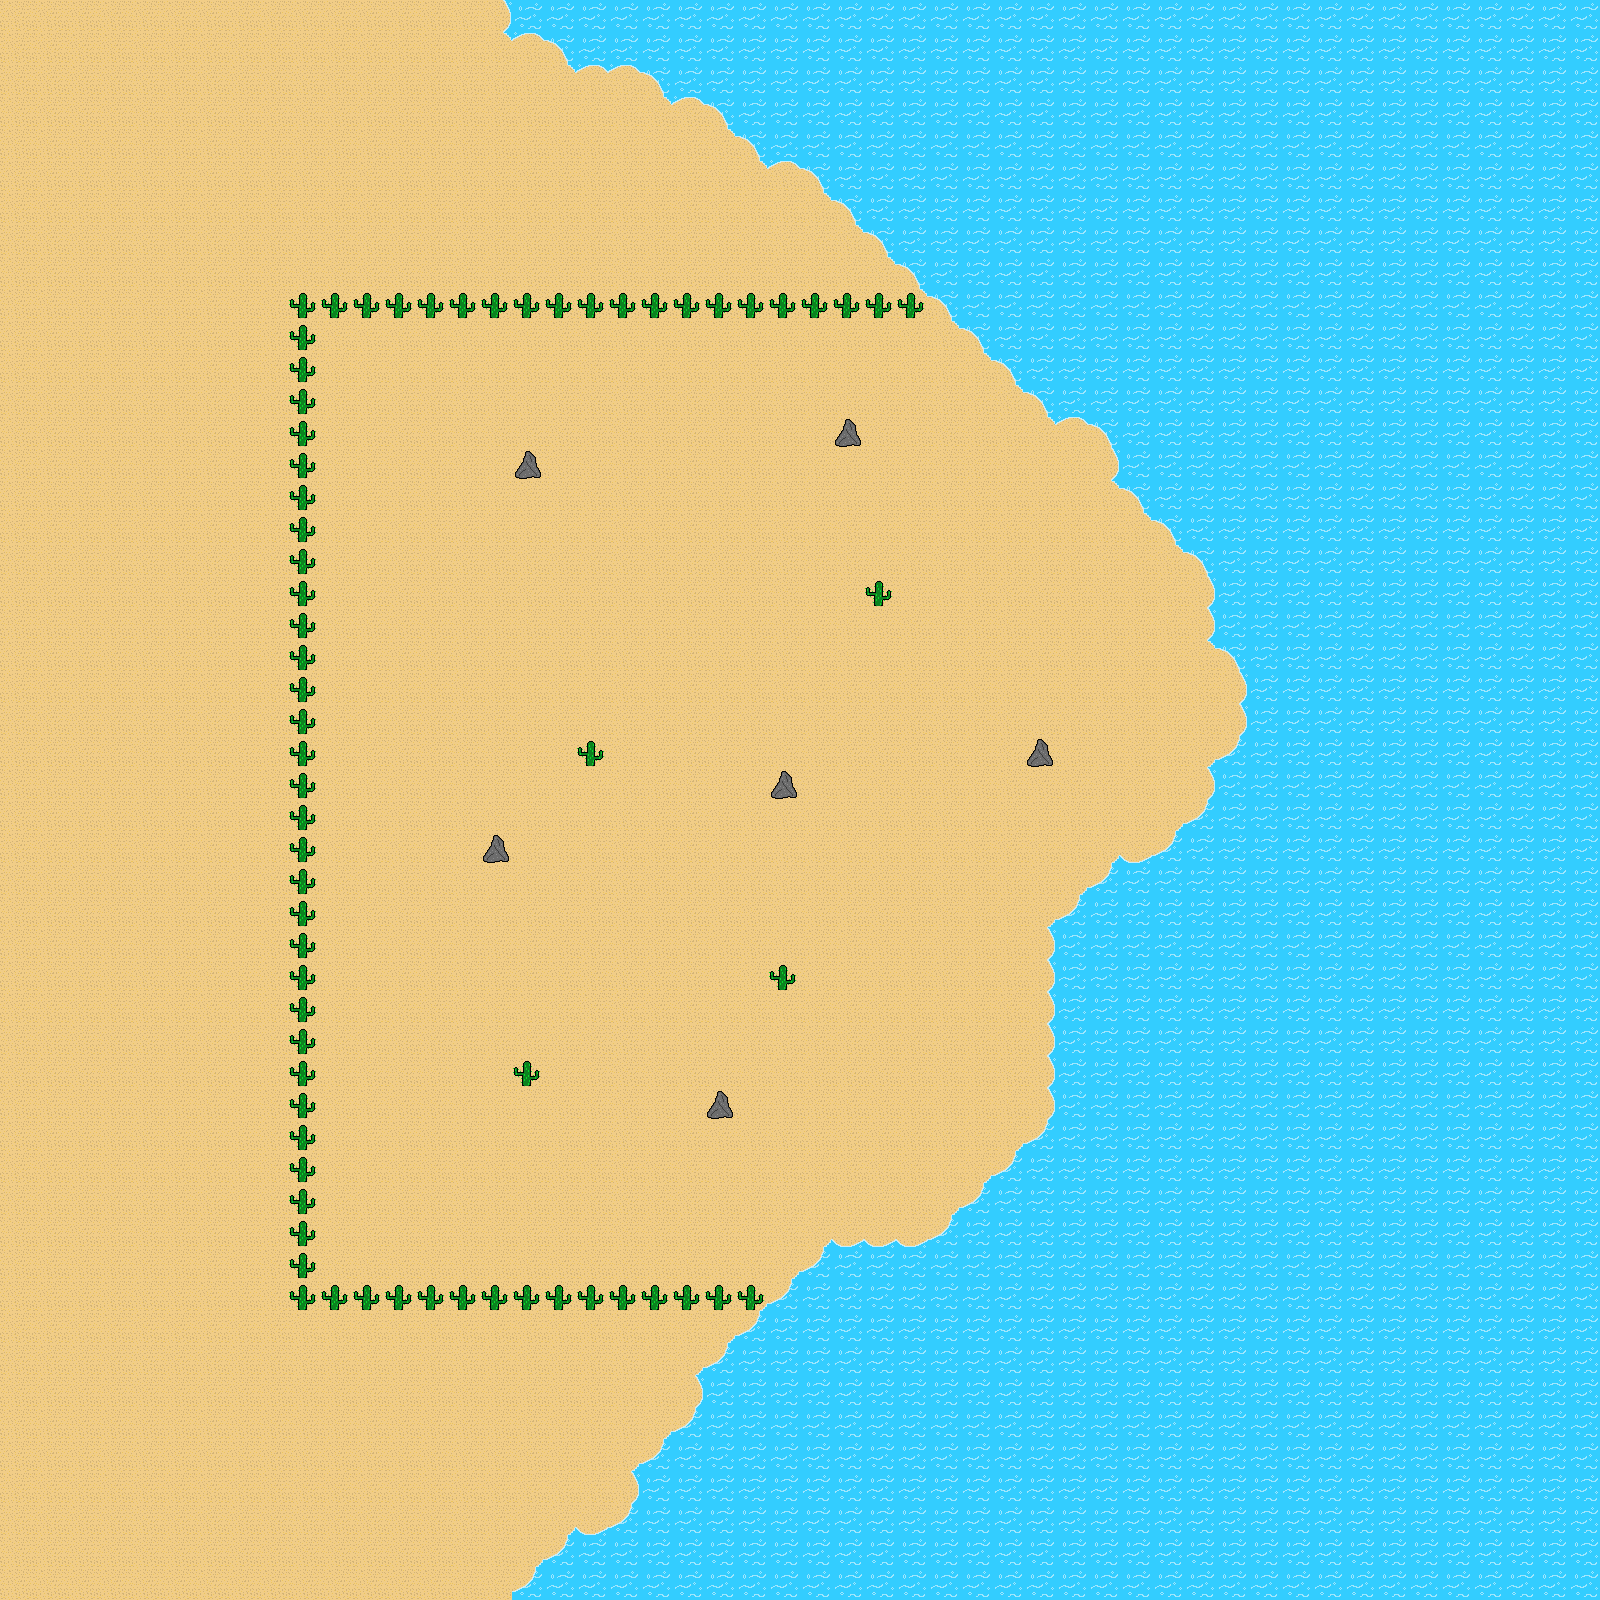

This is a level from a 2D game, rendered from its Tiled map with the project's own tilesets. A one-line summary and the map file follow, with tile-layer data summarised:
An orthogonal 50x50 tile map with 32x32 px tiles, 3 tile layers (Background, Ground, Decoration) and 64 objects.

<map version="1.0" tiledversion="1.0.1" orientation="orthogonal" renderorder="left-down" width="50" height="50" tilewidth="32" tileheight="32" nextobjectid="70">
 <tileset firstgid="1" name="tileset1" tilewidth="32" tileheight="32" tilecount="256" columns="16">
  <image source="tileset1.png" width="512" height="512" />
 </tileset>
 <layer name="Background" width="50" height="50">
  <data>[2500 cells, 2500 non-empty, 2 distinct tile ids]</data>
 </layer>
 <layer name="Ground" width="50" height="50">
  <data>[2500 cells, 1172 non-empty, 10 distinct tile ids]</data>
 </layer>
 <layer name="Decoration" width="50" height="50">
  <data>[2500 cells, 3 non-empty, 2 distinct tile ids]</data>
 </layer>
 <objectgroup name="MAP_COLLISION">
  <object id="1" x="512" y="448" width="32" height="32" />
  <object id="2" x="832" y="416" width="32" height="32" />
  <object id="3" x="864" y="576" width="32" height="32" />
  <object id="4" x="1024" y="736" width="32" height="32" />
  <object id="5" x="768" y="768" width="32" height="32" />
  <object id="6" x="576" y="736" width="32" height="32" />
  <object id="7" x="480" y="832" width="32" height="32" />
  <object id="8" x="512" y="1056" width="32" height="32" />
  <object id="9" x="768" y="960" width="32" height="32" />
  <object id="10" x="704" y="1088" width="32" height="32" />
  <object id="11" x="288" y="288" width="32" height="1024" />
  <object id="12" x="320" y="1280" width="448" height="32" />
  <object id="13" x="320" y="288" width="608" height="32" />
  <object id="14" x="1248" y="640" width="32" height="96" />
  <object id="16" x="1248" y="736" width="32" height="32" />
  <object id="17" x="1248" y="608" width="32" height="32" />
  <object id="18" x="1216" y="576" width="32" height="32" />
  <object id="20" x="1216" y="768" width="32" height="32" />
  <object id="21" x="1217.33" y="804" width="32" height="32" />
  <object id="22" x="1184" y="832" width="32" height="32" />
  <object id="23" x="1152" y="864" width="32" height="32" />
  <object id="24" x="1120" y="864" width="32" height="32" />
  <object id="27" x="1088" y="896" width="32" height="32" />
  <object id="28" x="1056" y="928" width="32" height="192" />
  <object id="29" x="1056" y="1120" width="32" height="32" />
  <object id="30" x="1024" y="1152" width="32" height="32" />
  <object id="31" x="992" y="1184" width="32" height="32" />
  <object id="32" x="960" y="1216" width="32" height="32" />
  <object id="33" x="928" y="1248" width="32" height="32" />
  <object id="34" x="832" y="1248" width="96" height="32" />
  <object id="35" x="800" y="1280" width="32" height="32" />
  <object id="36" x="768" y="1312" width="32" height="32" />
  <object id="37" x="736" y="1344" width="32" height="32" />
  <object id="38" x="704" y="1376" width="32" height="32" />
  <object id="39" x="704" y="1408" width="32" height="32" />
  <object id="40" x="672" y="1440" width="32" height="32" />
  <object id="41" x="640" y="1472" width="32" height="32" />
  <object id="42" x="640" y="1504" width="32" height="32" />
  <object id="43" x="608" y="1536" width="32" height="32" />
  <object id="44" x="576" y="1536" width="32" height="32" />
  <object id="45" x="544" y="1568" width="32" height="32" />
  <object id="46" x="1184" y="512" width="32" height="32" />
  <object id="47" x="1152" y="480" width="32" height="32" />
  <object id="48" x="1120" y="448" width="32" height="32" />
  <object id="49" x="1120" y="416" width="32" height="32" />
  <object id="50" x="1088" y="384" width="32" height="32" />
  <object id="51" x="1056" y="384" width="32" height="32" />
  <object id="52" x="1024" y="352" width="32" height="32" />
  <object id="53" x="992" y="320" width="32" height="32" />
  <object id="54" x="960" y="288" width="32" height="32" />
  <object id="55" x="928" y="256" width="32" height="32" />
  <object id="56" x="896" y="224" width="32" height="32" />
  <object id="57" x="864" y="192" width="32" height="32" />
  <object id="58" x="832" y="160" width="32" height="32" />
  <object id="59" x="800" y="128" width="32" height="32" />
  <object id="60" x="768" y="96" width="32" height="32" />
  <object id="61" x="736" y="96" width="32" height="32" />
  <object id="62" x="704" y="64" width="32" height="32" />
  <object id="63" x="672" y="32" width="32" height="32" />
  <object id="64" x="576" y="32" width="96" height="32" />
  <object id="65" x="544" y="0" width="32" height="32" />
  <object id="67" x="512" y="0" width="32" height="32" />
  <object id="68" x="1216" y="544" width="32" height="32" />
  <object id="69" x="1216" y="608" width="32" height="32" />
 </objectgroup>
</map>